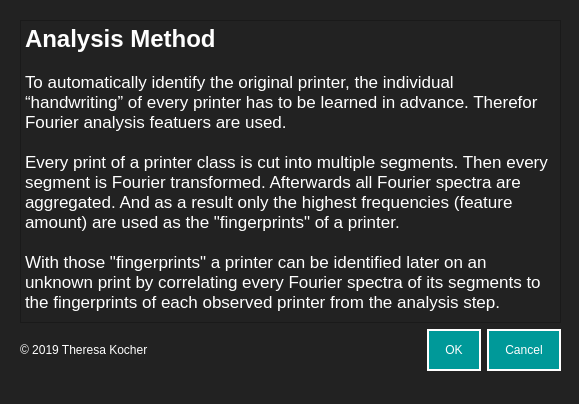
<?xml version="1.0" encoding="UTF-8"?>
<ui version="4.0">
 <class>Dialog</class>
 <widget class="QDialog" name="Dialog">
  <property name="geometry">
   <rect>
    <x>0</x>
    <y>0</y>
    <width>579</width>
    <height>404</height>
   </rect>
  </property>
  <property name="windowTitle">
   <string>Dialog</string>
  </property>
  <property name="styleSheet">
   <string notr="true">background-color: #222222;
</string>
  </property>
  <widget class="QWidget" name="verticalLayoutWidget">
   <property name="geometry">
    <rect>
     <x>20</x>
     <y>20</y>
     <width>541</width>
     <height>351</height>
    </rect>
   </property>
   <layout class="QVBoxLayout" name="verticalLayout">
    <item>
     <layout class="QHBoxLayout" name="horizontalLayout">
      <item>
       <layout class="QHBoxLayout" name="horizontalLayout_2"/>
      </item>
     </layout>
    </item>
    <item>
     <layout class="QHBoxLayout" name="horizontalLayout_4">
      <item>
       <widget class="QTextBrowser" name="textBrowser">
        <property name="styleSheet">
         <string notr="true">color: #fff;
font: 12pt &quot;Helvetica&quot;;
</string>
        </property>
        <property name="html">
         <string>&lt;!DOCTYPE HTML PUBLIC &quot;-//W3C//DTD HTML 4.0//EN&quot; &quot;http://www.w3.org/TR/REC-html40/strict.dtd&quot;&gt;
&lt;html&gt;&lt;head&gt;&lt;meta name=&quot;qrichtext&quot; content=&quot;1&quot; /&gt;&lt;style type=&quot;text/css&quot;&gt;
p, li { white-space: pre-wrap; }
&lt;/style&gt;&lt;/head&gt;&lt;body style=&quot; font-family:'Helvetica'; font-size:12pt; font-weight:400; font-style:normal;&quot;&gt;
&lt;p style=&quot; margin-top:0px; margin-bottom:0px; margin-left:0px; margin-right:0px; -qt-block-indent:0; text-indent:0px;&quot;&gt;&lt;span style=&quot; font-size:18pt; font-weight:600;&quot;&gt;Analysis Method&lt;/span&gt;&lt;/p&gt;
&lt;p style=&quot;-qt-paragraph-type:empty; margin-top:0px; margin-bottom:0px; margin-left:0px; margin-right:0px; -qt-block-indent:0; text-indent:0px;&quot;&gt;&lt;br /&gt;&lt;/p&gt;
&lt;p style=&quot; margin-top:0px; margin-bottom:0px; margin-left:0px; margin-right:0px; -qt-block-indent:0; text-indent:0px;&quot;&gt;&lt;span style=&quot; font-family:'.SF NS Text'; font-size:13pt;&quot;&gt;To automatically identify the original printer, the individual “handwriting” of every printer has to be learned in advance. Therefor Fourier analysis featuers are used.&lt;/span&gt;&lt;/p&gt;
&lt;p style=&quot;-qt-paragraph-type:empty; margin-top:0px; margin-bottom:0px; margin-left:0px; margin-right:0px; -qt-block-indent:0; text-indent:0px; font-family:'.SF NS Text'; font-size:13pt;&quot;&gt;&lt;br /&gt;&lt;/p&gt;
&lt;p style=&quot; margin-top:0px; margin-bottom:0px; margin-left:0px; margin-right:0px; -qt-block-indent:0; text-indent:0px;&quot;&gt;&lt;span style=&quot; font-family:'.SF NS Text'; font-size:13pt;&quot;&gt;Every print of a printer class is cut into multiple segments. Then every segment is Fourier transformed. Afterwards all Fourier spectra are aggregated. And as a result only the highest frequencies (feature amount) are used as the &amp;quot;fingerprints&amp;quot; of a printer. &lt;/span&gt;&lt;/p&gt;
&lt;p style=&quot;-qt-paragraph-type:empty; margin-top:0px; margin-bottom:0px; margin-left:0px; margin-right:0px; -qt-block-indent:0; text-indent:0px; font-family:'.SF NS Text'; font-size:13pt;&quot;&gt;&lt;br /&gt;&lt;/p&gt;
&lt;p style=&quot; margin-top:0px; margin-bottom:0px; margin-left:0px; margin-right:0px; -qt-block-indent:0; text-indent:0px;&quot;&gt;&lt;span style=&quot; font-family:'.SF NS Text'; font-size:13pt;&quot;&gt;With those &amp;quot;fingerprints&amp;quot; a printer can be identified later on an unknown print by correlating every Fourier spectra of its segments to the fingerprints of each observed printer from the analysis step. &lt;/span&gt;&lt;/p&gt;&lt;/body&gt;&lt;/html&gt;</string>
        </property>
       </widget>
      </item>
     </layout>
    </item>
    <item>
     <layout class="QHBoxLayout" name="horizontalLayout_3">
      <item>
       <widget class="QLabel" name="label">
        <property name="styleSheet">
         <string notr="true">color: #fff;
font: 12pt &quot;Helvetica&quot;;
</string>
        </property>
        <property name="text">
         <string>© 2019 Theresa Kocher</string>
        </property>
       </widget>
      </item>
      <item>
       <widget class="QDialogButtonBox" name="buttonBox">
        <property name="styleSheet">
         <string notr="true">QPushButton {
background-color: #009999;
padding: 12px 16px;
border: 2px solid #fff;
color: #fff;
font: Helvetica;
}
QPushButton:hover {
	background-color: #75bdc3;
}</string>
        </property>
        <property name="orientation">
         <enum>Qt::Horizontal</enum>
        </property>
        <property name="standardButtons">
         <set>QDialogButtonBox::Cancel|QDialogButtonBox::Ok</set>
        </property>
       </widget>
      </item>
     </layout>
    </item>
   </layout>
  </widget>
 </widget>
 <resources/>
 <connections/>
</ui>
